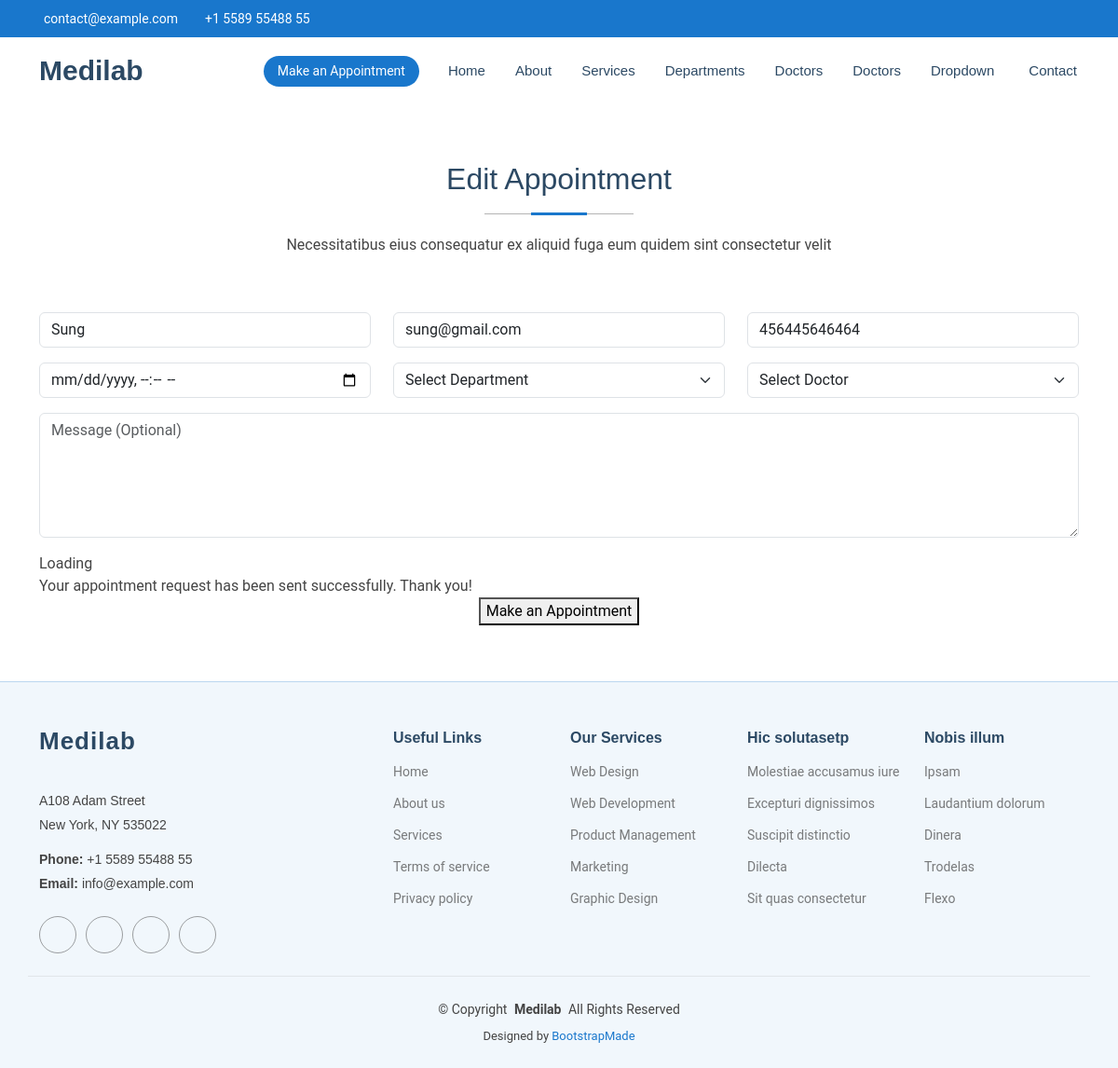
Page /edit/2 on the earlier database version.
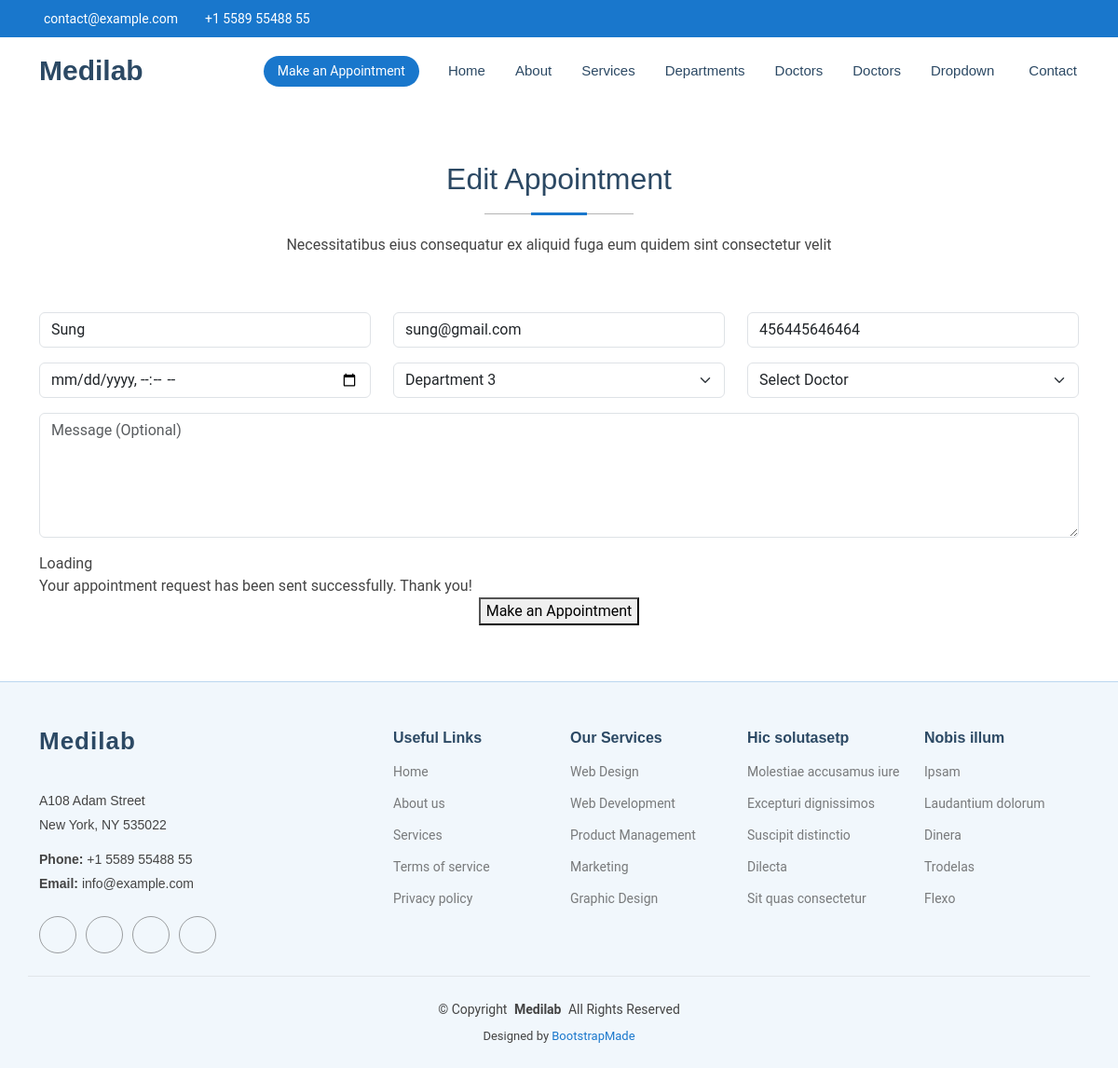
Same page on the later database version.
### hositalapp/models.py (models this page shows, shortened)
class Appointment(models.Model):
    name = models.CharField(max_length=24)
    email = models.EmailField()
    phone = models.CharField(max_length=24)
    date = models.DateTimeField()
    department = models.CharField(max_length=24)
    doctor = models.CharField(max_length=24)
    message = models.TextField()

### hositalapp/views.py (the view)
# urls.py: path('edit/<int:id>',views.edit ,name='edit'),
def edit(request,id):
    editinfo = get_object_or_404(Appointment,id=id)
    if request.method == 'POST':
        editinfo.name == request.POST.get('name')
        editinfo.email == request.POST.get('email')
        editinfo.phone == request.POST.get('phone')
        editinfo.date == request.POST.get('date')
        editinfo.department == request.POST.get('department')
        editinfo.doctor == request.POST.get('doctor')
        editinfo.message == request.POST.get('message')
        editinfo.save()
        return redirect('/show')
    else:
       return render(request,'edit.html',{'editinfo':editinfo})

### templates/edit.html (shortened to what this page needs)
{% extends 'starter-page.html' %}
{% load static %}
{% block content %}
    <section id="appointment" class="appointment section">
      <div class="container section-title" data-aos="fade-up">
        <h2> Edit Appointment</h2>
        <p>Necessitatibus eius consequatur ex aliquid fuga eum quidem sint consectetur velit</p>
      </div>
      <div class="container" data-aos="fade-up" data-aos-delay="100">
        <form  method="post" >
          <div class="row">
            <div class="col-md-4 form-group">
              <input type="text" name="name" value="{{ editinfo.name }}" class="form-control" id="name" placeholder="Your Name" required="">
            </div>
            <div class="col-md-4 form-group mt-3 mt-md-0">
              <input type="email" class="form-control" name="email"  value="{{ editinfo.email }}" id="email" placeholder="Your Email" required="">
            </div>
            <div class="col-md-4 form-group mt-3 mt-md-0">
              <input type="tel" class="form-control" name="phone" id="phone" value="{{ editinfo.phone }}" placeholder="Your Phone" required="">
            </div>
          </div>
          <div class="row">
            <div class="col-md-4 form-group mt-3">
              <input type="datetime-local" name="date" class="form-control datepicker" id="date" value="{{ editinfo.date }}" placeholder="Appointment Date" required="">
            </div>
            <div class="col-md-4 form-group mt-3">
              <select name="department" id="department" class="form-select" required="">
                <option value="">Select Department</option>
                <option value="Department 3" {% if editinfo.department == "Department 3" %}
                	selected
                {% endif %} >Department 3</option>
              </select>
            </div>
            <div class="col-md-4 form-group mt-3">
              <select name="doctor" id="doctor" class="form-select" required="">
                <option value="">Select Doctor</option>
              </select>
            </div>
          </div>
          <div class="form-group mt-3">
            <textarea class="form-control" name="message" rows="5" value="{{ editinfo.message }}" placeholder="Message (Optional)"></textarea>
          </div>
          <div class="mt-3">
            <div class="loading">Loading</div>
            <div class="sent-message">Your appointment request has been sent successfully. Thank you!</div>
            <div class="text-center"><button type="submit">Make an Appointment</button></div>
          </div>
        </form>
      </div>
    </section>
{% endblock %}

Differences in the rows shown:
changed Appointment "Sung": department (not shown) → "Department 3"
Other differences:
form field department: "Select Department" → (not shown)
